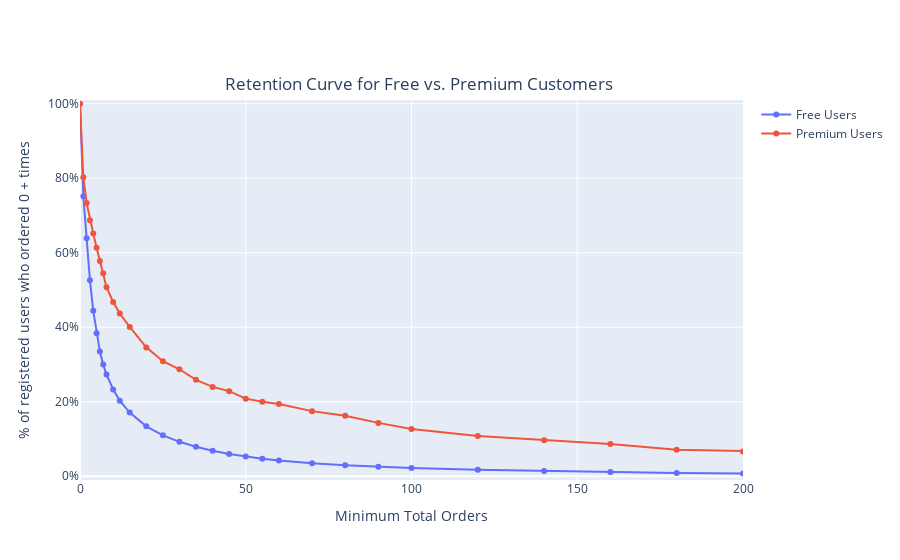

The cell this chart's notebook holds for it:
### Code cell
baseline = 0 # define the value of baseline
max_x_val = 200

fig = go.Figure()

for i in graph_df['user_category'].unique():
    fig.add_trace(go.Scatter(x=graph_df.loc[graph_df['user_category']==i, 'min_orders'],
                             y=graph_df.loc[graph_df['user_category']==i, '%_registered_users'],
                             name= i+' Users',
                             hovertemplate='<b>%{y:.2%}</b>'))
    
fig.update_traces(mode='markers+lines')
fig.update_layout(hovermode='x unified', xaxis_title='Minimum Total Orders', 
                  yaxis={'title': '% of registered users who ordered '+str(baseline)+' + times',
                        'tickformat':',.0%'},
                  title={'text':'Retention Curve for Free vs. Premium Customers',
                         'y':0.85, 'x':0.465, 'xanchor':'center', 'yanchor':'middle'})

fig.update_xaxes(range=[baseline, max_x_val])
fig.update_yaxes(range=[-0.01, 1.01])

fig.write_html('E:\PYTHON\PYDASHBOARDS\Data Analyst Python Project Demo_Curstomer Retention Analysis_Pandas_Plotly\Plotly_graph')

fig.show()

### Figure 1 — Plotly figure (JSON) as saved in the notebook; plotly's stock layout.template omitted (floating-point values rounded to 4 significant figures)
{"data": [{"hovertemplate": "<b>%{y:.2%}</b>", "mode": "markers+lines", "name": "Free Users", "type": "scatter", "x": [0, 1, 2, 3, 4, 5, 6, 7, 8, 10, 12, 15, 20, 25, 30, 35, 40, 45, 50, 55, 60, 70, 80, 90, 100, 120, 140, 160, 180, 200, 250, 300, 350, 400, 450, 500, 550, 600, 700, 800, 900, 1000, 1100], "y": [1, 0.7517, 0.6387, 0.5262, 0.4442, 0.384, 0.335, 0.2998, 0.273, 0.233, 0.2027, 0.1709, 0.1341, 0.1099, 0.0925, 0.07908, 0.06847, 0.05991, 0.05285, 0.04697, 0.04234, 0.03499, 0.02966, 0.02567, 0.02225, 0.01719, 0.01383, 0.01115, 0.009042, 0.007499, 0.004769, 0.003346, 0.00251, 0.001888, 0.001483, 0.001212, 0.001027, 0.0008265, 0.0005911, 0.0004308, 0.0003657, 0.0003006, 0.0002505]}, {"hovertemplate": "<b>%{y:.2%}</b>", "mode": "markers+lines", "name": "Premium Users", "type": "scatter", "x": [0, 1, 2, 3, 4, 5, 6, 7, 8, 10, 12, 15, 20, 25, 30, 35, 40, 45, 50, 55, 60, 70, 80, 90, 100, 120, 140, 160, 180, 200, 250, 300, 350, 400, 450, 500, 550, 600, 700, 800, 900, 1000, 1100], "y": [1, 0.8024, 0.7336, 0.6875, 0.6515, 0.6136, 0.5777, 0.5448, 0.5076, 0.4678, 0.4369, 0.4009, 0.346, 0.3087, 0.2872, 0.2588, 0.2399, 0.2285, 0.2083, 0.2001, 0.1938, 0.1749, 0.1622, 0.1433, 0.1269, 0.108, 0.09659, 0.08649, 0.07134, 0.06629, 0.05682, 0.04609, 0.03662, 0.0322, 0.02841, 0.02715, 0.02588, 0.02336, 0.01831, 0.01515, 0.01199, 0.007576, 0.004419]}], "layout": {"hovermode": "x unified", "title": {"text": "Retention Curve for Free vs. Premium Customers", "x": 0.465, "xanchor": "center", "y": 0.85, "yanchor": "middle"}, "xaxis": {"range": [0, 200], "title": {"text": "Minimum Total Orders"}}, "yaxis": {"range": [-0.01, 1.01], "tickformat": ",.0%", "title": {"text": "% of registered users who ordered 0 + times"}}}}
